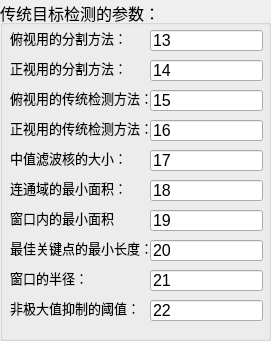
    <widget class="QGroupBox" name="groupBox">
     <property name="geometry">
      <rect>
       <x>320</x>
       <y>10</y>
       <width>271</width>
       <height>341</height>
      </rect>
     </property>
     <property name="font">
      <font>
       <pointsize>12</pointsize>
      </font>
     </property>
     <property name="title">
      <string>传统目标检测的参数：</string>
     </property>
     <property name="checkable">
      <bool>false</bool>
     </property>
     <property name="checked">
      <bool>false</bool>
     </property>
     <widget class="QLineEdit" name="lineEdit_10">
      <property name="geometry">
       <rect>
        <x>150</x>
        <y>90</y>
        <width>113</width>
        <height>21</height>
       </rect>
      </property>
      <property name="text">
       <string>15</string>
      </property>
     </widget>
     <widget class="QLabel" name="label_10">
      <property name="geometry">
       <rect>
        <x>10</x>
        <y>90</y>
        <width>161</width>
        <height>16</height>
       </rect>
      </property>
      <property name="font">
       <font>
        <pointsize>10</pointsize>
       </font>
      </property>
      <property name="text">
       <string>俯视用的传统检测方法：</string>
      </property>
     </widget>
     <widget class="QLineEdit" name="lineEdit_12">
      <property name="geometry">
       <rect>
        <x>150</x>
        <y>120</y>
        <width>113</width>
        <height>21</height>
       </rect>
      </property>
      <property name="text">
       <string>16</string>
      </property>
     </widget>
     <widget class="QLabel" name="label_12">
      <property name="geometry">
       <rect>
        <x>10</x>
        <y>120</y>
        <width>161</width>
        <height>16</height>
       </rect>
      </property>
      <property name="font">
       <font>
        <pointsize>10</pointsize>
       </font>
      </property>
      <property name="text">
       <string>正视用的传统检测方法：</string>
      </property>
     </widget>
     <widget class="QLineEdit" name="lineEdit_14">
      <property name="geometry">
       <rect>
        <x>150</x>
        <y>30</y>
        <width>113</width>
        <height>21</height>
       </rect>
      </property>
      <property name="text">
       <string>13</string>
      </property>
     </widget>
     <widget class="QLabel" name="label_14">
      <property name="geometry">
       <rect>
        <x>10</x>
        <y>30</y>
        <width>161</width>
        <height>16</height>
       </rect>
      </property>
      <property name="font">
       <font>
        <pointsize>10</pointsize>
       </font>
      </property>
      <property name="text">
       <string>俯视用的分割方法：</string>
      </property>
     </widget>
     <widget class="QLineEdit" name="lineEdit_15">
      <property name="geometry">
       <rect>
        <x>150</x>
        <y>60</y>
        <width>113</width>
        <height>21</height>
       </rect>
      </property>
      <property name="text">
       <string>14</string>
      </property>
     </widget>
     <widget class="QLabel" name="label_15">
      <property name="geometry">
       <rect>
        <x>10</x>
        <y>60</y>
        <width>161</width>
        <height>16</height>
       </rect>
      </property>
      <property name="font">
       <font>
        <pointsize>10</pointsize>
       </font>
      </property>
      <property name="text">
       <string>正视用的分割方法：</string>
      </property>
     </widget>
     <widget class="QLabel" name="label_20">
      <property name="geometry">
       <rect>
        <x>10</x>
        <y>150</y>
        <width>161</width>
        <height>16</height>
       </rect>
      </property>
      <property name="font">
       <font>
        <pointsize>10</pointsize>
       </font>
      </property>
      <property name="text">
       <string>中值滤波核的大小：</string>
      </property>
     </widget>
     <widget class="QLineEdit" name="lineEdit_20">
      <property name="geometry">
       <rect>
        <x>150</x>
        <y>150</y>
        <width>113</width>
        <height>21</height>
       </rect>
      </property>
      <property name="text">
       <string>17</string>
      </property>
     </widget>
     <widget class="QLabel" name="label_21">
      <property name="geometry">
       <rect>
        <x>10</x>
        <y>180</y>
        <width>161</width>
        <height>16</height>
       </rect>
      </property>
      <property name="font">
       <font>
        <pointsize>10</pointsize>
       </font>
      </property>
      <property name="text">
       <string>连通域的最小面积：</string>
      </property>
     </widget>
     <widget class="QLineEdit" name="lineEdit_21">
      <property name="geometry">
       <rect>
        <x>150</x>
        <y>180</y>
        <width>113</width>
        <height>21</height>
       </rect>
      </property>
      <property name="text">
       <string>18</string>
      </property>
     </widget>
     <widget class="QLineEdit" name="lineEdit_24">
      <property name="geometry">
       <rect>
        <x>150</x>
        <y>210</y>
        <width>113</width>
        <height>21</height>
       </rect>
      </property>
      <property name="text">
       <string>19</string>
      </property>
     </widget>
     <widget class="QLabel" name="label_24">
      <property name="geometry">
       <rect>
        <x>10</x>
        <y>210</y>
        <width>161</width>
        <height>16</height>
       </rect>
      </property>
      <property name="font">
       <font>
        <pointsize>10</pointsize>
       </font>
      </property>
      <property name="text">
       <string>窗口内的最小面积</string>
      </property>
     </widget>
     <widget class="QLineEdit" name="lineEdit_25">
      <property name="geometry">
       <rect>
        <x>150</x>
        <y>240</y>
        <width>113</width>
        <height>21</height>
       </rect>
      </property>
      <property name="text">
       <string>20</string>
      </property>
     </widget>
     <widget class="QLabel" name="label_25">
      <property name="geometry">
       <rect>
        <x>10</x>
        <y>240</y>
        <width>161</width>
        <height>16</height>
       </rect>
      </property>
      <property name="font">
       <font>
        <pointsize>10</pointsize>
       </font>
      </property>
      <property name="text">
       <string>最佳关键点的最小长度：</string>
      </property>
     </widget>
     <widget class="QLineEdit" name="lineEdit_26">
      <property name="geometry">
       <rect>
        <x>150</x>
        <y>270</y>
        <width>113</width>
        <height>21</height>
       </rect>
      </property>
      <property name="text">
       <string>21</string>
      </property>
     </widget>
     <widget class="QLabel" name="label_26">
      <property name="geometry">
       <rect>
        <x>10</x>
        <y>270</y>
        <width>161</width>
        <height>16</height>
       </rect>
      </property>
      <property name="font">
       <font>
        <pointsize>10</pointsize>
       </font>
      </property>
      <property name="text">
       <string>窗口的半径：</string>
      </property>
     </widget>
     <widget class="QLineEdit" name="lineEdit_27">
      <property name="geometry">
       <rect>
        <x>150</x>
        <y>300</y>
        <width>113</width>
        <height>21</height>
       </rect>
      </property>
      <property name="text">
       <string>22</string>
      </property>
     </widget>
     <widget class="QLabel" name="label_27">
      <property name="geometry">
       <rect>
        <x>10</x>
        <y>300</y>
        <width>161</width>
        <height>16</height>
       </rect>
      </property>
      <property name="font">
       <font>
        <pointsize>10</pointsize>
       </font>
      </property>
      <property name="text">
       <string>非极大值抑制的阈值：</string>
      </property>
     </widget>
    </widget>
